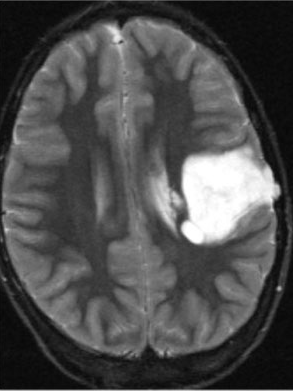
#> input picture lab4/brain_tumor.png, 293 x 391 px
$ jupyter execute lab_4.ipynb
#> lines starting #> are read from the running program, lines starting #| are printed output that depends on the picture; after the words box and inside, x2 and y2 are one past the last pixel; in counts of white or black regions, pixels touching at a corner belong together
[cell 1]
import matplotlib.pyplot as plt
from matplotlib.axes import Axes as plt_Axes
from matplotlib.markers import MarkerStyle as plt_Marker
from matplotlib.patches import Rectangle as plt_Rectangle
import skimage as ski
import numpy as np
from typing import cast, TypeVar, Any
import scipy as sp
import random
import sklearn.cluster
plt.ioff()


def rgb2gray(img: np.ndarray) -> np.ndarray[Any, np.uint8]:
    return np.uint8(np.round(ski.color.rgb2gray(img) * 255))

## Zadanie 1

### Krok 1
Wczytaj obraz rtg **brain_tumor** i poprzez wybór jednej z automatycznych metod
progowania uwidocznij cały mózg.

[cell 2]
brain_tumor = ski.io.imread("lab4/brain_tumor.png")
#> brain_tumor is the input picture: shape (391, 293, 3); min 5, max 255, mean 77.2
brain_tumor = rgb2gray(brain_tumor)

# fig, axs = ski.filters.try_all_threshold(brain_tumor, figsize=(16, 10), verbose=False)
# fig.suptitle("Test metod próbkowania")
# plt.show()

th_Triangle = ski.filters.threshold_minimum(brain_tumor)
#> th_Triangle = 46
brain_tumor_Min = brain_tumor > th_Triangle
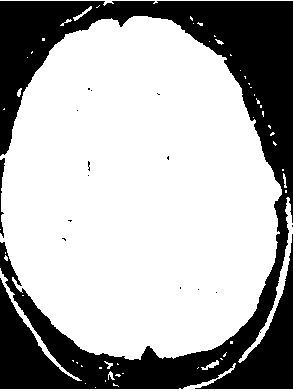
#> brain_tumor_Min: shape (391, 293) bool; 68.3% white; 15 black regions (13 under 20 px), largest, box (x1, y1, x2, y2) and area: (0, 1, 293, 389) 36041, (0, 158, 5, 238) 172
brain_tumor_Min = sp.ndimage.binary_fill_holes(brain_tumor_Min)
#> brain_tumor_Min: shape (391, 293) bool; 68.4% white; 3 black regions (1 under 20 px)

_, axs = plt.subplots(1, 2, figsize=(14, 10))

cast(plt_Axes, axs[0]).imshow(brain_tumor, cmap="gray")
cast(plt_Axes, axs[0]).set_title("Obraz oryginalny")
cast(plt_Axes, axs[0]).axis(False)

cast(plt_Axes, axs[1]).imshow(brain_tumor_Min, cmap="gray")
cast(plt_Axes, axs[1]).set_title("Maska obrazu")
cast(plt_Axes, axs[1]).axis(False)

plt.show()

### Krok 2
Korzystając  z modułu

`skimage.measure`

wykorzystaj metodę label, aby dokonać segmentacji obrazu binarnego. Policz, ile
jest segmentów. Zaprezentuj obraz wykorzystując dowolną mapę kolorów

[cell 3]
labelz_brain, label_cnt = ski.measure.label(brain_tumor_Min, return_num=True)
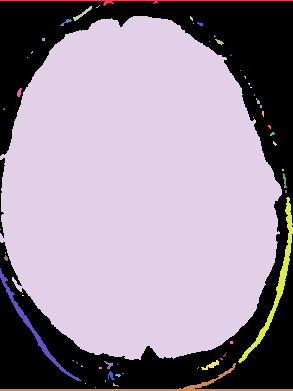
#> labelz_brain: shape (391, 293) int32; 58 distinct labels, from 0 to 57; one colour per label, 0 black
#> label_cnt = 57

_, axs = plt.subplots(1, 2, figsize=(14, 10))

cast(plt_Axes, axs[0]).imshow(brain_tumor_Min, cmap="gray")
cast(plt_Axes, axs[0]).set_title("Maska obrazu")
cast(plt_Axes, axs[0]).axis(False)

cast(plt_Axes, axs[1]).imshow(labelz_brain, cmap="tab20c")
cast(plt_Axes, axs[1]).set_title(f"Znaleziono {label_cnt} regionów")
cast(plt_Axes, axs[1]).axis(False)

plt.show()

### Krok 3
Używając dla posegmentowanego obrazu metodę

`skimage.measure.regionprops`

uzyskasz listę obiektów zawierających statystyki obliczone dla poszczególnych
segmentów. Teraz interesuje nas pole powierzchni. Wybierz segment, dla którego
pole powierzchni jest maksymalne i zaprezentuj jego obraz. Podaj to pole
opowierzchni. Usuń z obrazu pozostałe obiekty.

[cell 4]
propz_brain = ski.measure.regionprops(labelz_brain)
#> propz_brain = 57 regions; largest, box (x1, y1, x2, y2) and area: (0, 16, 282, 360) 75271, (238, 197, 293, 363) 891, (0, 363, 293, 391) 768, (0, 268, 82, 381) 561, (0, 0, 293, 6) 326

max_br = max(propz_brain, key=lambda a: a.area)
max_i_br = max_br.label
#> max_i_br = 4
max_area_br = max_br.area
#> max_area_br = 75271

brain_mask = ( labelz_brain == max_i_br )
#> brain_mask: shape (391, 293) bool; 65.7% white; 2 black regions, box (x1, y1, x2, y2) and area: (0, 0, 293, 391) 39119, (0, 158, 5, 238) 173
brain_only = np.zeros_like(brain_tumor, dtype=np.uint8)
brain_only[brain_mask] = brain_tumor[brain_mask]


fig, axs = plt.subplots(1, 2, figsize=(14, 10))
fig.suptitle(f"Pole powierzchni mózgu: {max_area_br}")

cast(plt_Axes, axs[0]).imshow(brain_mask, cmap="tab20c")
cast(plt_Axes, axs[0]).set_title("Największy element - maska")
cast(plt_Axes, axs[0]).axis(False)

cast(plt_Axes, axs[1]).imshow(brain_only, cmap="gray")
cast(plt_Axes, axs[1]).set_title("Największy element na obrazie")
cast(plt_Axes, axs[1]).axis(False)

plt.show()

### Krok 4
Dla obrazu wejściowego ustaw teraz inny próg tak, aby uwidocznić sam guz
i przeprowadź ten sam ciąg operacji.

[cell 5]
# [10 lines of commented-out code are left out]
tr_tumor = 191
brain_tumor_tum = brain_tumor > tr_tumor
#> brain_tumor_tum: shape (391, 293) bool; 5.4% white; 8 white regions (4 under 20 px)
labelz_tum, labelz_tum_cnt = ski.measure.label(brain_tumor_tum, return_num=True)
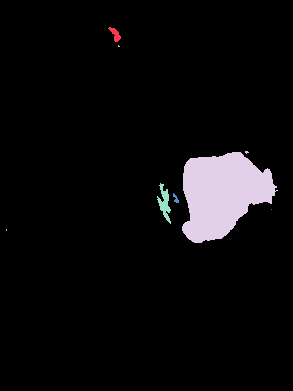
#> labelz_tum: shape (391, 293) int32; 9 distinct labels, from 0 to 8; one colour per label, 0 black
#> labelz_tum_cnt = 8
propz_tum = ski.measure.regionprops(labelz_tum)
#> propz_tum = 8 regions; box (x1, y1, x2, y2) and area: (182, 152, 278, 243) 5808, (157, 183, 171, 224) 250, (108, 27, 121, 42) 89, (173, 193, 179, 203) 30, (245, 151, 249, 154) 8, (118, 45, 120, 47) 3, (6, 229, 7, 231) 2, (271, 209, 272, 210) 1

max_tum = max(propz_tum, key=lambda a: a.area)
max_i_tum = max_tum.label
#> max_i_tum = 4
max_area_tum = max_tum.area
#> max_area_tum = 5808

tumor_mask = (labelz_tum == max_i_tum)
#> tumor_mask: shape (391, 293) bool; 5.1% white; 1 white region, box (x1, y1, x2, y2) and area: (182, 152, 278, 243) 5808
tumor_only = np.zeros_like(brain_tumor, dtype=np.uint8)
tumor_only[tumor_mask] = brain_tumor[tumor_mask]

fig, axs = plt.subplots(2, 2, figsize=(14, 10))
fig.suptitle(f"Pole powierzchni guza: {max_area_tum}")

cast(plt_Axes, axs[0, 0]).imshow(brain_tumor_tum, cmap="gray")
cast(plt_Axes, axs[0, 0]).set_title("Maska obrazu - guz")
cast(plt_Axes, axs[0, 0]).axis(False)

cast(plt_Axes, axs[0, 1]).imshow(labelz_tum, cmap="tab20c")
cast(plt_Axes, axs[0, 1]).set_title(f"Znaleziono {labelz_tum_cnt} regionów")
cast(plt_Axes, axs[0, 1]).axis(False)

cast(plt_Axes, axs[1, 0]).imshow(tumor_mask, cmap="tab20c")
cast(plt_Axes, axs[1, 0]).set_title("Największy element - maska")
cast(plt_Axes, axs[1, 0]).axis(False)

cast(plt_Axes, axs[1, 1]).imshow(tumor_only, cmap="gray")
cast(plt_Axes, axs[1, 1]).set_title("Największy element na obrazie")
cast(plt_Axes, axs[1, 1]).axis(False)

plt.show()

### Krok 5
Zaprezentuj złożenie obu obrazów. Oblicz, jaki procent całego mózgu jest
zajęte przez guz.

[cell 6]
tumor_ptc = max_area_tum / max_area_br * 100
#> tumor_ptc = 7.72
brain_and_tumor = np.uint8(brain_mask) * 2
brain_and_tumor[tumor_mask] = 4
#> brain_and_tumor: shape (391, 293); min 0, max 4, mean 1.42
brain_and_tumor[0, 0] = 20
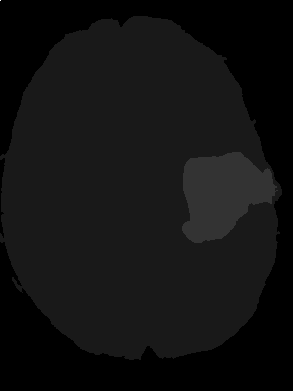
#> brain_and_tumor: shape (391, 293); min 0, max 20, mean 1.42; drawn with min black and max white

_, ax = plt.subplots(1, 1, figsize=(10, 10))

cast(plt_Axes, ax).imshow(brain_and_tumor, cmap="tab20c")
cast(plt_Axes, ax).set_title(f"Guz zajmuje {tumor_ptc:5.3f}% powierzchni mózgu")

plt.show()

## Zadanie 2

## Krok 1
- Wczytaj obraz bolts.jpg
- Zmniejsz rozdzielczość obrazu. Poniższe etapy segmentacji będą działały
  tylko dla pewnego zakresu rozdzielczości.
- przekształć obraz do odcieni szarości
- usuń szumy filtrem Gaussa
- wykonaj filtrację Canny

[cell 7]
bolts = ski.io.imread("lab4/bolts.jpg")
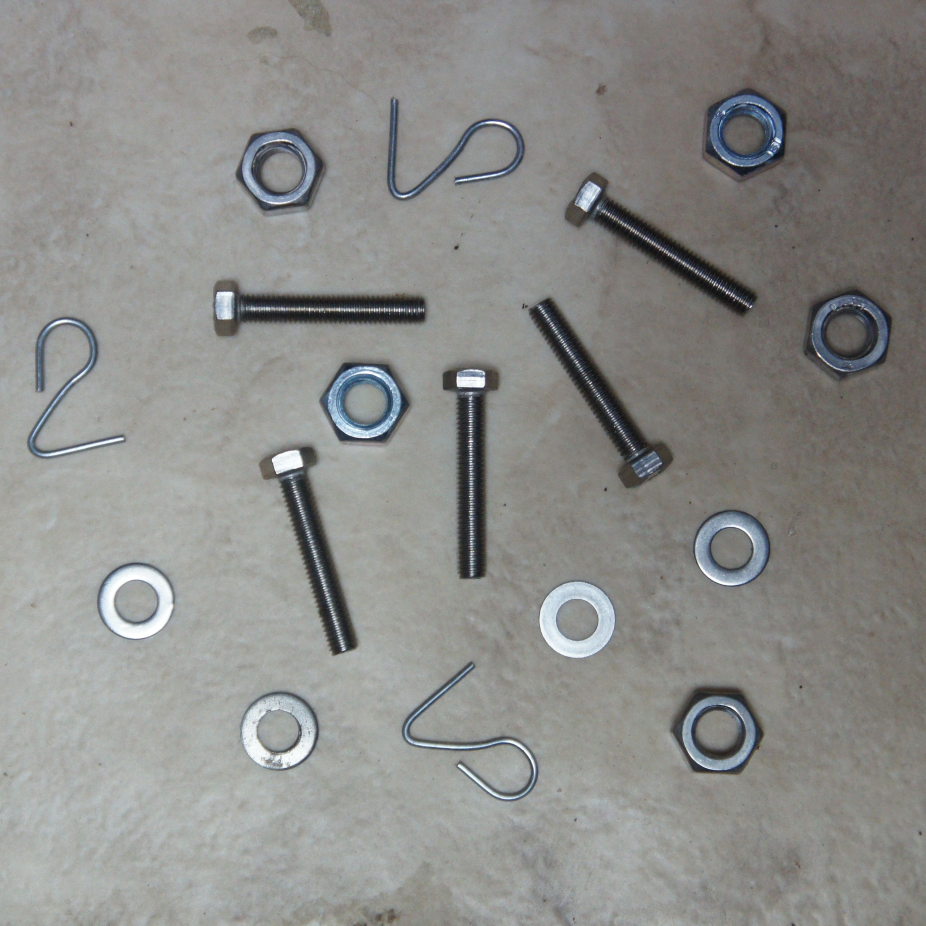
#> input picture lab4/bolts.jpg, 2777 x 2776 px (shown at 1/3 size)
#> bolts is the input picture: shape (2776, 2777, 3); mean R, G, B 140, 140.2, 137.6
resiz = np.array(bolts.shape, dtype=np.float32)
#> resiz = [2776, 2777, 3]
resiz[:2] *= 640 / max(bolts.shape)

bolts = ski.transform.resize(bolts, resiz)
#> bolts: shape (640, 640, 3) float64

_, axs = plt.subplots(3, 1, figsize=(4, 12))

cast(plt_Axes, axs[0]).imshow(bolts)
cast(plt_Axes, axs[0]).set_title("Obraz oryginalny")
cast(plt_Axes, axs[0]).axis(False)

bolts = rgb2gray(bolts)

cast(plt_Axes, axs[1]).imshow(bolts, cmap="gray")
cast(plt_Axes, axs[1]).set_title("Obraz w skali szarości")
cast(plt_Axes, axs[1]).axis(False)

bolts_edge = ski.feature.canny(bolts, 1.2)
#> bolts_edge: shape (640, 640) bool; 3% white in thin lines or dots

cast(plt_Axes, axs[2]).imshow(bolts_edge, cmap="gray")
cast(plt_Axes, axs[2]).set_title("Obraz w skali szarości")
cast(plt_Axes, axs[2]).axis(False)

plt.show()

### Krok 2
Usuń artefakty pozostałe na brzegach obrazu (funkcja `clear_border`). Są to
fałszywie znalezione linie. Następnie korzystając z filtru morfologicznego
`close` (odpowiedni wzór i wielkość maski!!) połącz linie obiektów. Może się
okazać, że filtr `close` trzeba będzie zastosować dwukrotnie, z różnymi
parametrami.

[cell 8]
border_mask = np.ones_like(bolts, dtype=np.bool_)
border_mask[600:, :] = 0
border_mask[:50, :] = 0

bolts_edge_clear = ski.segmentation.clear_border(bolts_edge, mask=border_mask)
#> bolts_edge_clear: shape (640, 640) bool; 2.9% white in thin lines or dots, all inside (x1, y1, x2, y2) = (1, 58, 638, 579)

_, axs = plt.subplots(3, 1, figsize=(4, 12))

cast(plt_Axes, axs[0]).imshow(bolts_edge_clear, cmap="gray")
cast(plt_Axes, axs[0]).set_title("Obraz z usuniętymi artefaktami")
cast(plt_Axes, axs[0]).axis(False)

bolts_edge_closed = ski.morphology.binary_closing(
    bolts_edge_clear,
    ski.morphology.disk(3.4)
)
#> bolts_edge_closed: shape (640, 640) bool; 7.2% white; 26 white regions (4 under 20 px), largest, box (x1, y1, x2, y2) and area: (485, 60, 545, 127) 2341, (163, 88, 226, 150) 2315, (221, 249, 284, 307) 2290

cast(plt_Axes, axs[1]).imshow(bolts_edge_closed, cmap="gray")
cast(plt_Axes, axs[1]).set_title("Pierwsze przejście filtra")
cast(plt_Axes, axs[1]).axis(False)

bolts_edge_closed = ski.morphology.binary_closing(
    bolts_edge_closed,
    ski.morphology.disk(7)
)
#> bolts_edge_closed: shape (640, 640) bool; 10.6% white; 24 white regions (3 under 20 px), largest, box (x1, y1, x2, y2) and area: (360, 206, 466, 341) 3479, (179, 307, 248, 453) 3400, (306, 250, 346, 401) 3310

cast(plt_Axes, axs[2]).imshow(bolts_edge_closed, cmap="gray")
cast(plt_Axes, axs[2]).set_title("Drugie przejście filtra")
cast(plt_Axes, axs[2]).axis(False)

plt.show()

### Krok 3
Wykonaj segmentację obrazu i wyświetl

[cell 9]
labelz_bolt = ski.measure.label(bolts_edge_closed)
#> labelz_bolt: shape (640, 640) int32; 25 distinct labels, from 0 to 24

_, axs = plt.subplots(2, 1, figsize=(6, 12))

cast(plt_Axes, axs[0]).imshow(labelz_bolt, cmap="Set1")
cast(plt_Axes, axs[0]).set_title("Obraz z usuniętymi artefaktami")
cast(plt_Axes, axs[0]).axis(False)

labelz_bolt = ski.morphology.remove_small_objects(labelz_bolt, 100)
#> labelz_bolt: shape (640, 640) int32; 18 distinct labels, from 0 to 21

cast(plt_Axes, axs[1]).imshow(labelz_bolt, cmap="Set1")
cast(plt_Axes, axs[1]).set_title("Obraz z usuniętymi artefaktami - usunięte kropki")
cast(plt_Axes, axs[1]).axis(False)

plt.show()

## Zadanie 3 Określanie parametrów obiektów

### Podpunkt a
Na obrazie coins są dwa rodzaje monet (różnią się średnicą). Wskaż
automatycznie, które monety należą do pierwszej, a które do drugiej grupy

[cell 10]
coins = ski.io.imread("lab4/coins.png")
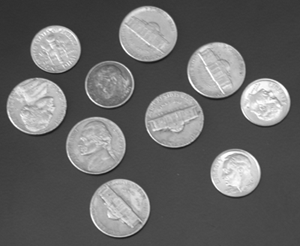
#> input picture lab4/coins.png, 300 x 246 px
#> coins is the input picture: shape (246, 300); min 23, max 255, mean 103

_, axs = plt.subplots(2, 2, figsize=(12, 11))

cast(plt_Axes, axs[0, 0]).imshow(coins, cmap="gray")
cast(plt_Axes, axs[0, 0]).set_title("Obraz oryginalny")
cast(plt_Axes, axs[0, 0]).axis(False)

coins_smooth = ski.filters.gaussian(coins, sigma=2)

cast(plt_Axes, axs[0, 1]).imshow(coins_smooth, cmap="gray")
cast(plt_Axes, axs[0, 1]).set_title("Obraz wygładzony")
cast(plt_Axes, axs[0, 1]).axis(False)

coins_edge = ski.feature.canny(coins_smooth, sigma=2)
#> coins_edge: shape (246, 300) bool; 2.7% white in thin lines or dots, all inside (x1, y1, x2, y2) = (6, 6, 291, 237)
coins_edge = ski.morphology.dilation(coins_edge)
#> coins_edge: shape (246, 300) bool; 7% white in thin lines or dots
coins_edge = ski.morphology.remove_small_objects(coins_edge, 100)
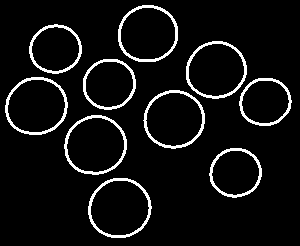
#> coins_edge: shape (246, 300) bool; 6.8% white in thin lines or dots

cast(plt_Axes, axs[1, 0]).imshow(coins_edge, cmap="gray")
cast(plt_Axes, axs[1, 0]).set_title("Krawędzie monet")
cast(plt_Axes, axs[1, 0]).axis(False)


cast(plt_Axes, axs[1, 1]).imshow(coins, cmap="gray")
cast(plt_Axes, axs[1, 1]).set_title("Krawędzie monet")
cast(plt_Axes, axs[1, 1]).axis(False)

_, cnt = ski.measure.label(coins_edge, return_num= True)
#> cnt = 10

hough_radii = np.arange(10, 60, 2)
hough_spaces = ski.transform.hough_circle(coins_edge, hough_radii)

_, cx, cy, radii = ski.transform.hough_circle_peaks(
    hough_spaces,
    hough_radii,
    total_num_peaks= cnt
)
#> cx = [235, 55, 147, 174, 216, 109, 265, 119, 95, 37]; cy = [172, 49, 33, 119, 70, 84, 101, 208, 145, 105]; radii = [24, 24, 28, 28, 28, 24, 24, 30, 30, 28]

# Klasteryzacja przybliżonych promieni
kmeans_aprox_radii = sklearn.cluster.KMeans(2) \
    .fit(radii.reshape(-1, 1))
kmeans_labels = kmeans_aprox_radii.labels_
#> kmeans_labels = [0, 0, 1, 1, 1, 0, 0, 1, 1, 1]

size = radii * radii * 6.2832
#> size = [3619.1, 3619.1, 4926, 4926, 4926, 3619.1, 3619.1, 5654.9, 5654.9, 4926]

cast(plt_Axes, axs[1, 1]).scatter(
    cx, cy, size,
    c= np.where(kmeans_labels, "orange", "cornflowerblue"),
    marker= plt_Marker("h", fillstyle="none"),
)

plt.show()

### Podpunkt b
Na obrazie planes znajdź automatycznie i zaznacz obiekty będące samolotami

[cell 11]
planes = ski.io.imread("lab4/planes.png")[:, :, 1]
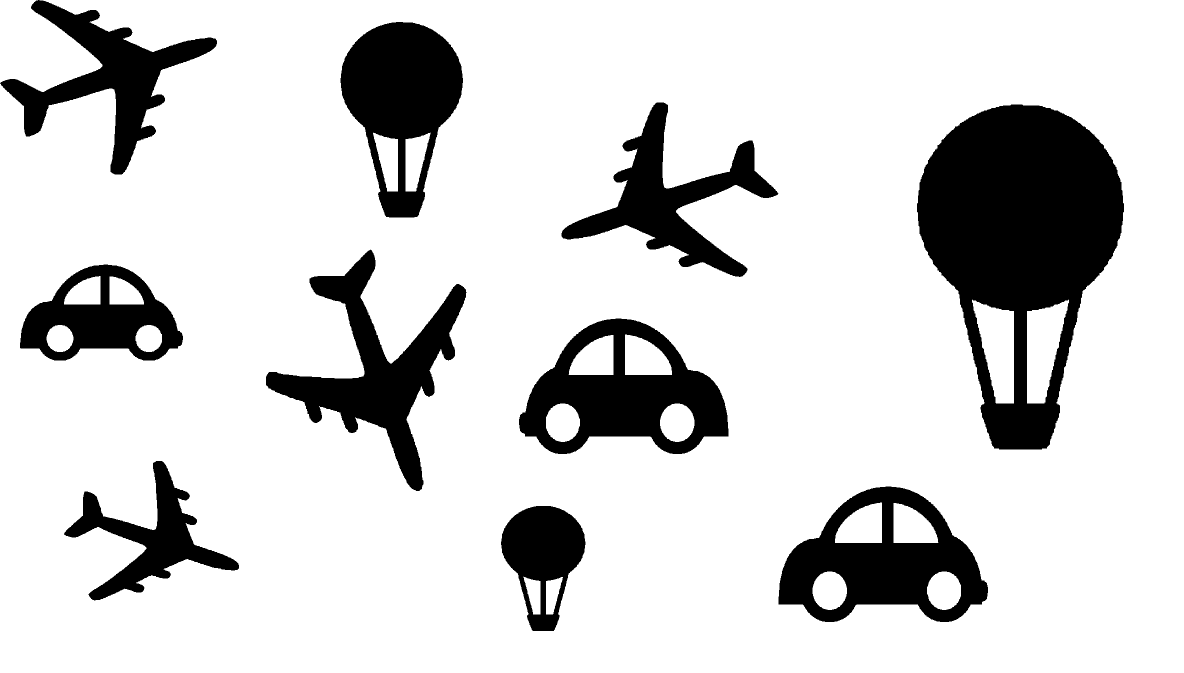
#> input picture lab4/planes.png, 2367 x 1346 px (shown at 1/2 size)
#> planes: shape (1346, 2367); 82.6% white; 10 black regions, largest, box (x1, y1, x2, y2) and area: (1834, 209, 2248, 899) 161985, (1038, 637, 1457, 908) 57262, (1557, 973, 1976, 1244) 57262

_, axs = plt.subplots(2, 1, figsize=(6, 9))

cast(plt_Axes, axs[0]).imshow(planes, cmap="gray")
cast(plt_Axes, axs[0]).set_title("Obraz oryginalny")
cast(plt_Axes, axs[0]).axis(False)

cast(plt_Axes, axs[1]).imshow(planes, cmap="gray")
cast(plt_Axes, axs[1]).set_title("Samoloty")
cast(plt_Axes, axs[1]).axis(False)

planes_neg = np.max(planes) - planes
#> planes_neg: shape (1346, 2367); 17.4% white; 10 white regions

labelz_planes = ski.measure.label(planes_neg)
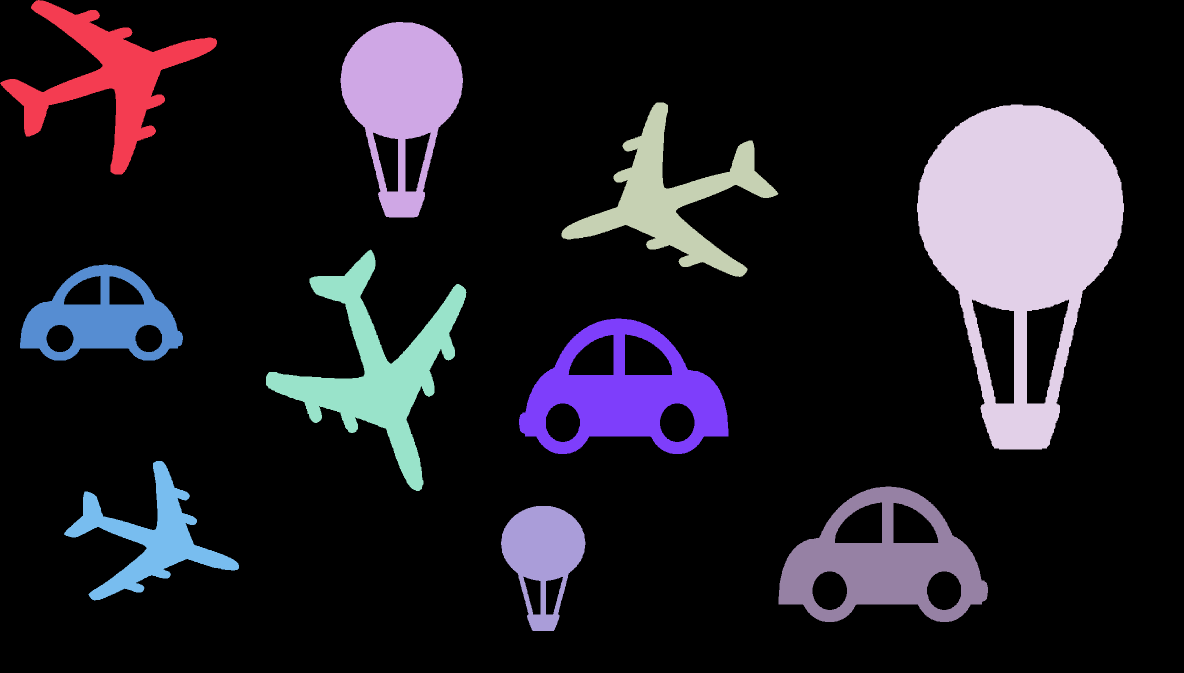
#> labelz_planes: shape (1346, 2367) int64 (shown at 1/2 size); 11 distinct labels, from 0 to 10; one colour per label, 0 black
propz_planes = ski.measure.regionprops(labelz_planes)
#> propz_planes = 10 regions; largest, box (x1, y1, x2, y2) and area: (1834, 209, 2248, 899) 161985, (1038, 637, 1457, 908) 57262, (1557, 973, 1976, 1244) 57262, (532, 499, 933, 982) 54513, (681, 44, 926, 435) 54240

propz_planes = list(filter(lambda p: p.euler_number == 1, propz_planes))
#> propz_planes = 4 regions; box (x1, y1, x2, y2) and area: (532, 499, 933, 982) 54513, (0, 0, 434, 349) 42522, (1123, 205, 1557, 554) 42522, (128, 922, 478, 1201) 27547

for prop in propz_planes:
    y, x, max_y, max_x = prop.bbox
    h, w = max_y - y, max_x - x
    cast(plt_Axes, axs[1]).add_patch(plt_Rectangle(
        (x, y), w, h,
        fill= False,
        edgecolor= "cornflowerblue"
    ))
#> this loop made 4 passes
#> (y, x, max_y, max_x, h, w) on passes 1 to 4: (0, 0, 349, 434, 349, 434), (205, 1123, 554, 1557, 349, 434), (499, 532, 982, 933, 483, 401), (922, 128, 1201, 478, 279, 350)

plt.show()
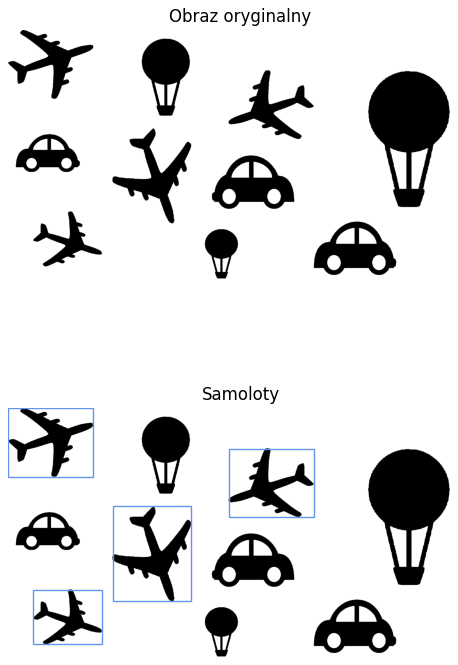
#> figure drawn by matplotlib, 2 panels
